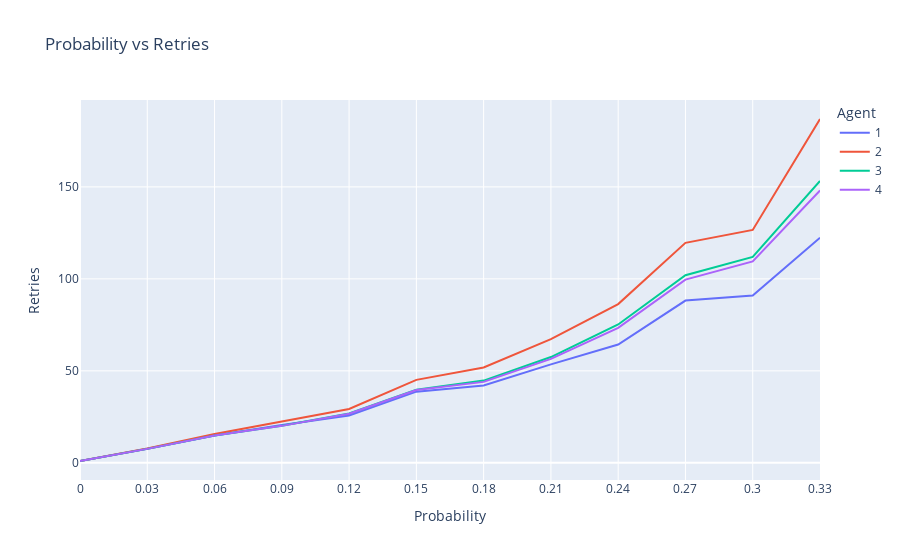

Here is the notebook cell this chart was saved with:
### Code cell
fig1 = px.line(avg_results_df, x="Probability", y="Retries", color="Agent", title='Probability vs Retries')
fig1.update_xaxes(dtick=0.03)
fig1.show()

plotly.io.write_image(fig1, file="./images/prob_retries.png", scale=5)

### Figure 1 — Plotly figure (JSON) as saved in the notebook; plotly's stock layout.template omitted (floating-point values rounded to 4 significant figures)
{"data": [{"hovertemplate": "Agent=1<br>Probability=%{x}<br>Retries=%{y}<extra></extra>", "legendgroup": "1", "line": {"color": "#636efa", "dash": "solid"}, "marker": {"symbol": "circle"}, "mode": "lines", "name": "1", "orientation": "v", "showlegend": true, "type": "scatter", "x": [0, 0.03, 0.06, 0.09, 0.12, 0.15, 0.18, 0.21, 0.24, 0.27, 0.3, 0.33], "xaxis": "x", "y": [1, 7.7, 14.9, 20.6, 25.7, 38.7, 42.1, 53.5, 64.3, 88.2, 91, 122.4], "yaxis": "y"}, {"hovertemplate": "Agent=2<br>Probability=%{x}<br>Retries=%{y}<extra></extra>", "legendgroup": "2", "line": {"color": "#EF553B", "dash": "solid"}, "marker": {"symbol": "circle"}, "mode": "lines", "name": "2", "orientation": "v", "showlegend": true, "type": "scatter", "x": [0, 0.03, 0.06, 0.09, 0.12, 0.15, 0.18, 0.21, 0.24, 0.27, 0.3, 0.33], "xaxis": "x", "y": [1, 7.8, 15.7, 22.6, 29.3, 45.1, 51.8, 67.2, 86.3, 119.6, 126.6, 186.9], "yaxis": "y"}, {"hovertemplate": "Agent=3<br>Probability=%{x}<br>Retries=%{y}<extra></extra>", "legendgroup": "3", "line": {"color": "#00cc96", "dash": "solid"}, "marker": {"symbol": "circle"}, "mode": "lines", "name": "3", "orientation": "v", "showlegend": true, "type": "scatter", "x": [0, 0.03, 0.06, 0.09, 0.12, 0.15, 0.18, 0.21, 0.24, 0.27, 0.3, 0.33], "xaxis": "x", "y": [1, 7.6, 14.8, 20.2, 26.8, 39.8, 44.7, 57.5, 75.2, 102, 111.9, 153.2], "yaxis": "y"}, {"hovertemplate": "Agent=4<br>Probability=%{x}<br>Retries=%{y}<extra></extra>", "legendgroup": "4", "line": {"color": "#ab63fa", "dash": "solid"}, "marker": {"symbol": "circle"}, "mode": "lines", "name": "4", "orientation": "v", "showlegend": true, "type": "scatter", "x": [0, 0.03, 0.06, 0.09, 0.12, 0.15, 0.18, 0.21, 0.24, 0.27, 0.3, 0.33], "xaxis": "x", "y": [1, 7.6, 14.8, 20.1, 26.7, 39.6, 44, 56.5, 73.4, 99.6, 109.5, 148], "yaxis": "y"}], "layout": {"legend": {"title": {"text": "Agent"}, "tracegroupgap": 0}, "title": {"text": "Probability vs Retries"}, "xaxis": {"anchor": "y", "domain": [0, 1], "dtick": 0.03, "title": {"text": "Probability"}}, "yaxis": {"anchor": "x", "domain": [0, 1], "title": {"text": "Retries"}}}}
